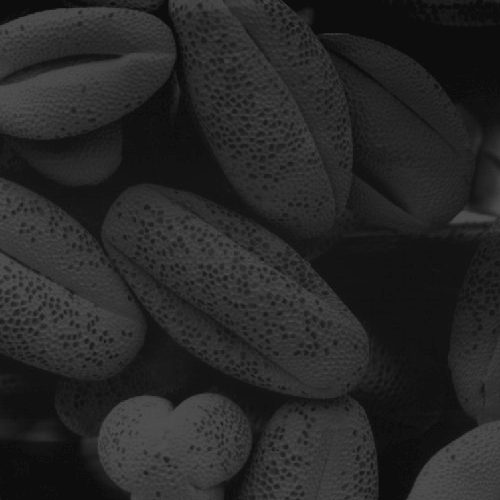
#> input picture medias/1.tif, 500 x 500 px, found by its file name
$ python zhifangtu.py   (older library calls are emulated)
#> lines starting #> are read from the running program, lines starting #| are printed output that depends on the picture; after the words box and inside, x2 and y2 are one past the last pixel; in counts of white or black regions, pixels touching at a corner belong together

import numpy as np
import matplotlib.pyplot as plt
import matplotlib.image as gImage

image = gImage.imread("F:\\AVCodec\\medias\\1.tif")
#> image is the input picture: shape (500, 500); min 13, max 83, mean 38.7
result = image.copy()
result.astype('float')
min = result.min()
#> min = 13
max = result.max()
#> max = 83
beta = 255 / (result.max() - result.min())
#> beta = 3.64

for i in range(0, result.shape[0]):
    for j in range(0, result.shape[1]):
        result[i, j] = (result[i, j] - min) * beta
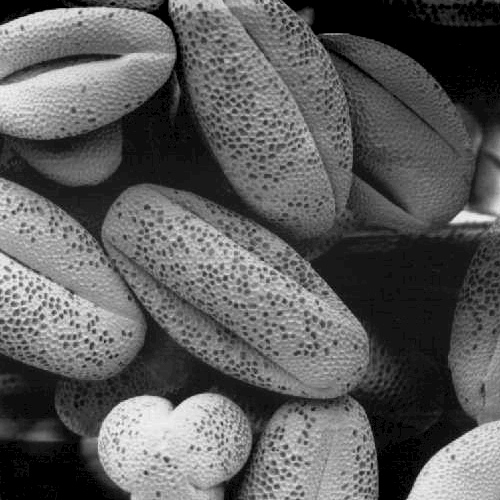
#> result: shape (500, 500); min 0, max 255, mean 93.3

plt.subplot(4, 2, 1)
plt.imshow(result, 'gray')

arr = result.flatten()
plt.subplot(4, 2, 2)
n, bins, patches = plt.hist(arr, bins=256, normed=1, facecolor="green", alpha=0.75)
#> n = 256 values, max 0.0711 at index 0, min 0 at index 1, mean 0.00392; bins = 257 values from 0 to 255; patches = 256 items

image = gImage.imread("F:\\AVCodec\\medias\\1.tif")
result = image.copy()
result[0, 0] = 0
#> result: shape (500, 500); under 0.01% of pixels changed, all inside (x1, y1, x2, y2) = (0, 0, 1, 1)
result[0, 1] = 255
#> result: shape (500, 500); min 0, max 255, mean 38.7
plt.subplot(4, 2, 3)
plt.imshow(result, 'gray')

arr = image.flatten()
plt.subplot(4, 2, 4)
n, bins, patches = plt.hist(arr, bins=256, normed=1, facecolor="green", alpha=0.75)
#> n = 256 values, max 0.259 at index 0, min 0 at index 1, mean 0.0143; bins = 257 values from 13 to 83

image = gImage.imread("F:\\AVCodec\\medias\\3.tif")
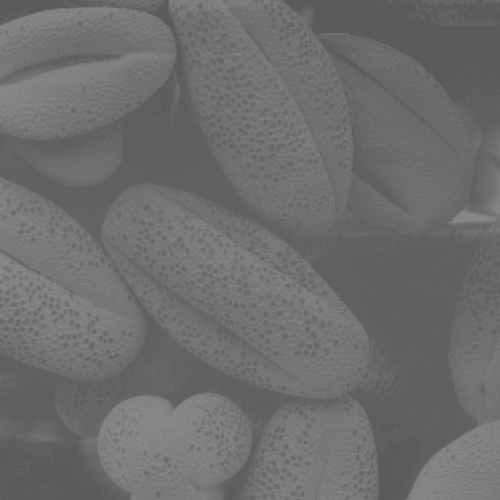
#> input picture medias/3.tif, 500 x 500 px, found by its file name
#> image is the input picture: shape (500, 500); min 91, max 138, mean 109.1
result = image.copy()
result[0, 0] = 0
result[0, 1] = 255
#> result: shape (500, 500); min 0, max 255, mean 109.1
plt.subplot(4, 2, 5)
plt.imshow(result, 'gray')

arr = image.flatten()
plt.subplot(4, 2, 6)
n, bins, patches = plt.hist(arr, bins=256, normed=1, facecolor="green", alpha=0.75)
#> n = 256 values, max 0.416 at index 27, min 0 at index 1, mean 0.0213; bins = 257 values from 91 to 138

image = gImage.imread("F:\\AVCodec\\medias\\4.tif")
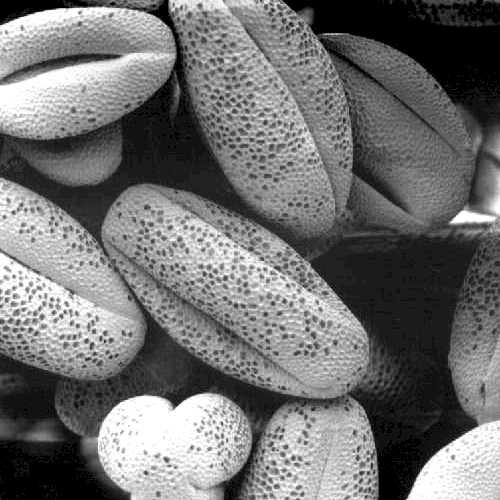
#> input picture medias/4.tif, 500 x 500 px, found by its file name
#> image is the input picture: shape (500, 500); min 0, max 255, mean 113.2
result = image.copy()
result[0, 0] = 0
result[0, 1] = 255
#> result: shape (500, 500); under 0.01% of pixels changed, all inside (x1, y1, x2, y2) = (1, 0, 2, 1)
plt.subplot(4, 2, 7)
plt.imshow(image, 'gray')

arr = image.flatten()
plt.subplot(4, 2, 8)
n, bins, patches = plt.hist(arr, bins=256, normed=1, facecolor="green", alpha=0.75)
#> n = 256 values, max 0.0703 at index 0, min 0 at index 4, mean 0.00392; bins = 257 values from 0 to 255

plt.show()
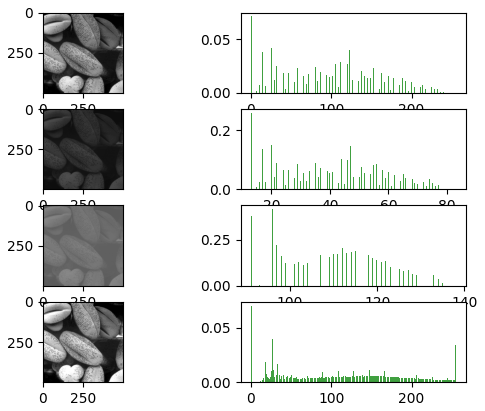
#> figure drawn by matplotlib, 8 panels; panel 2: tallest bar 0.0711 high, from x = 0 to 0.996; panel 4: tallest bar 0.259 high, from x = 13 to 13.27; panel 6: tallest bar 0.416 high, from x = 95.96 to 96.14; panel 8: tallest bar 0.0703 high, from x = 0 to 0.996
